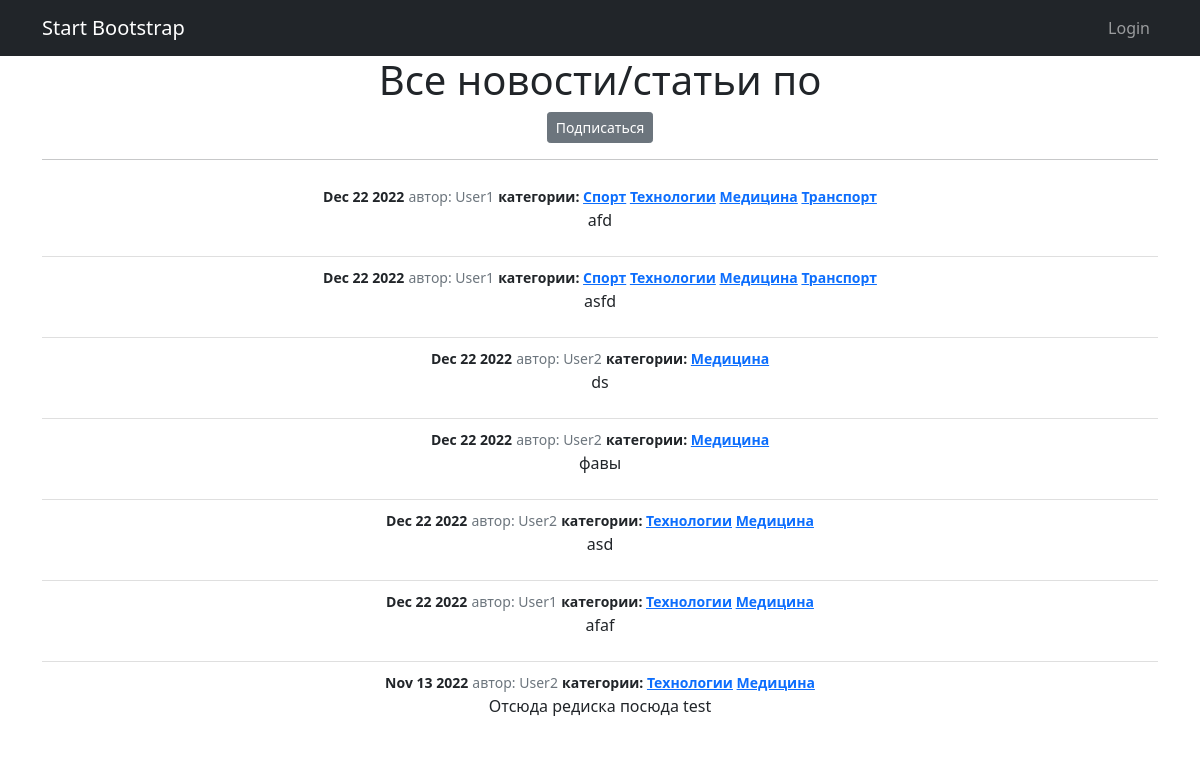
The app's page /news/categories/3, older data.
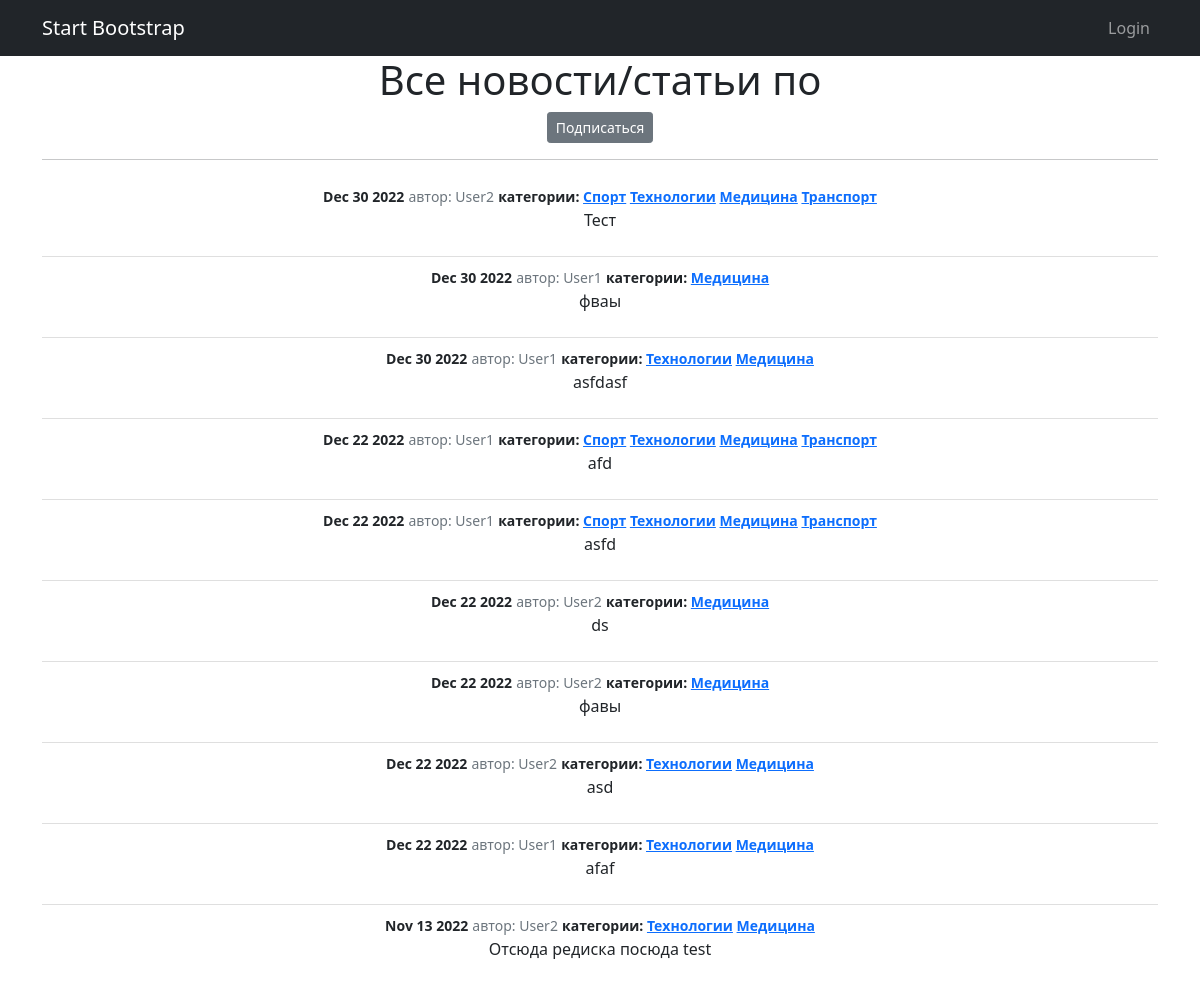
The same page, newer data.
### news/models.py (models this page shows, shortened)
class Post(models.Model):
    title = models.CharField(max_length=255)
    text = models.TextField()
    type = models.CharField(max_length=2, choices=POST_TYPE, default=POST_NEWS)
    create_date_time = models.DateTimeField(auto_now_add=True)
    _rating = models.IntegerField(default=0, db_column='rating')
    author = models.ForeignKey(Author, on_delete=models.CASCADE)
    category = models.ManyToManyField(Category, through='PostCategory')
    @property
    def rating(self):
        return self._rating  # Заменить на расчет

class Author(models.Model):
    _rating = models.IntegerField(default=0, db_column='rating')
    user = models.OneToOneField(User, on_delete=models.CASCADE)
    @property
    def rating(self):
        return self._rating
    def __str__(self):
        return f'{self.user.username}'

class Category(models.Model):
    name = models.CharField(max_length=255, unique=True)
    subcribers = models.ManyToManyField(User, related_name='categories')
    def __str__(self):
        return self.name

### news/views.py (the view)
# urls.py: path('categories/<int:pk>', cache_page(300)(CategoryListView.as_view()), name='category_list'),
class CategoryListView(ListView):
    model = Post
    template_name = 'category_list.html'
    context_object_name = 'category_news_list'
    def get_queryset(self):
        self.category = get_object_or_404(Category, id=self.kwargs['pk'])
        queryset = Post.objects.filter(category=self.category).order_by('-create_date_time')
        return queryset
    def get_context_data(self, **kwargs):
        contex = super().get_context_data(**kwargs)
        contex['is_not_subscriber'] = self.request.user not in self.category.subcribers.all()
        contex['category'] = self.category
        return contex

### templates/category_list.html (shortened to what this page needs)
{% extends 'flatpages/default.html' %}
{% load custom_tags %}
{% block content %}
    <h1 class="text-center">Все новости/статьи по </h1>
    {% if is_not_subscriber %}
      <p class="text-center"><a href="{% url 'subscribe' category.id %}" class="btn btn-secondary btn-sm">Подписаться</a></p>
    {% else %}
      <p class="text-center"><a href="{% url 'unsubscribe' category.id %}" class="btn btn-secondary btn-sm">Отписаться</a></p>
    {% endif %}
    <hr>
    {% if category_news_list %}
        <ul class="list-group list-group-flush">
            {% for newspost in category_news_list %}
                <li class="list-group-item">
                    <small class="fw-bold">{{ newspost.create_date_time|date:'M d Y' }}</small>
                    <small class="text-muted">автор: {{ newspost.author }}</small>
                    <small class="fw-bold">категории:
                        {% for category in newspost.category.all %}
                            <a href="{% url 'category_list' category.id %}">{{ category }}</a>
                        {% endfor %}
                    </small>
                    <p>{{ newspost.text }}</p>
                </li>
            {% endfor %}
        </ul>
    {% else %}
        <h2>Пока нет новостей =(</h2>
    {% endif %}
{% endblock content %}

### templates/flatpages/default.html (shortened to what this page needs)
<!DOCTYPE html>
<html lang="en">
    <head>
        {% load static %}
        <link href="{% static 'css/styles.css' %}" rel="stylesheet" />
    </head>
    <body>
        {% load cache %}
        {% cache 30 header %}
            <nav class="navbar navbar-expand-lg navbar-dark bg-dark">
                <div class="container">
                    <a class="navbar-brand" href="#">Start Bootstrap</a>
                    <div class="collapse navbar-collapse" id="navbarSupportedContent">
                        <ul class="navbar-nav ms-auto mb-2 mb-lg-0">
                            {% if request.user.is_authenticated %}
                                <li class="nav-item"><a class="nav-link active" aria-current="page" href="#">{{ user.username }}</a> <a href="/accounts/logout">Exit</a></li>
                            {% else %}
                                <li class="nav-item"><a class="nav-link" href="/accounts/login">Login</a></li>
                            {% endif %}
                        </ul>
                    </div>
                </div>
            </nav>
        {% endcache %}
        <div class="container">
           <div class="row">
               <div class="col-lg-12 text-center">
                   {% block content %}
                   {% endblock content %}
               </div>
           </div>
        </div>
    </body>
</html>

Row changes from the older to the newer data that the page shows:
added Post: create_date_time "Dec 30 2022", author "User2", text "Тест", Category (name "Спорт"), Category (name "Технологии"), Category (name "Медицина"), Category (name "Транспорт")
added Post: create_date_time "Dec 30 2022", author "User1", text "фваы", Category (name "Медицина")
added Post: create_date_time "Dec 30 2022", author "User1", text "asfdasf", Category (name "Технологии"), Category (name "Медицина")
